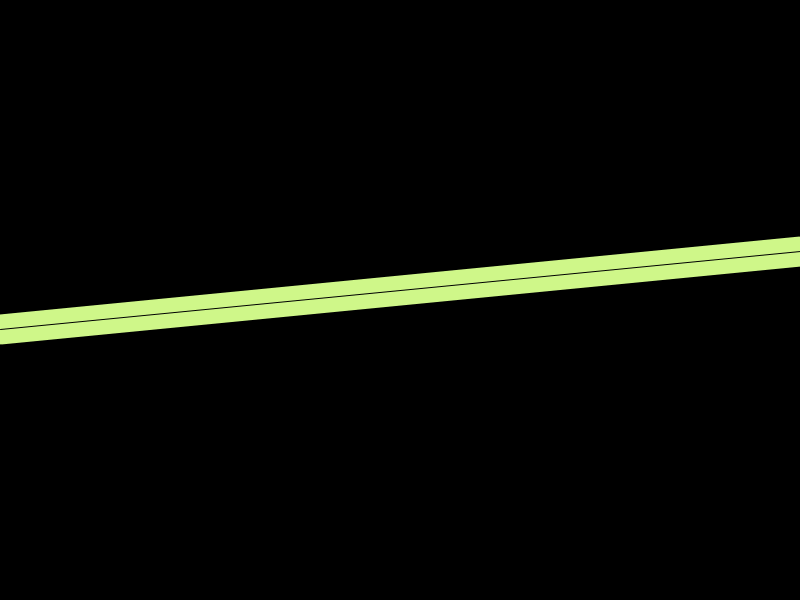
Frame 1 (no input)
Frame 60 (the mouse pressed at the canvas centre just before this capture): identical to frame 1, image omitted
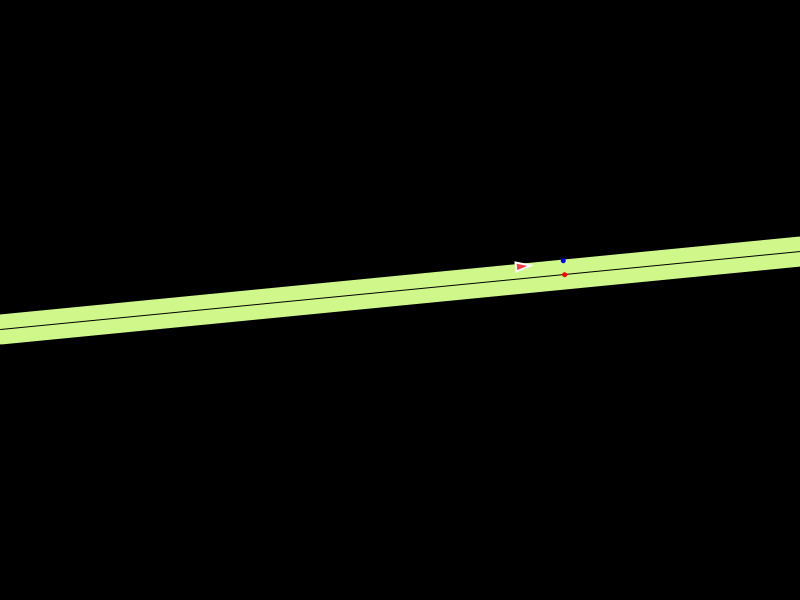
Frame 120 (the mouse held since frame 60 and released just before this capture)

The Processing sketch that drew these frames (run headless with seeded random() and noise(); from frame 60 on, the mouse is pressed at the canvas centre):

// Processing sketch: ejemploRuta
// ── ejemploRuta.pde
ArrayList<Vehicle> vehicles;
Path p;

void setup() {
  size(800, 600);
  vehicles = new ArrayList();
  p = new Path(0, height/2 + random(-100, 100), width, height/2 + random(-100, 100));
  background(0);
}

void draw() {
  background(0);
  p.display();
  for (Vehicle v : vehicles) {
    v.follow(p);
    v.update();
    v.borders();
    v.display();
  }
}

void mousePressed() {
  Vehicle v = new Vehicle(mouseX, mouseY, PVector.random2D(), 3, 0.1);
  vehicles.add(v);
}
// ── Path.pde
class Path {
  PVector start;
  PVector end;
  float radius;
  
  Path(float x1, float y1, float x2, float y2) {
    radius = 15;
    start = new PVector(x1, y1);
    end = new PVector(x2, y2);
  }
  void display() {
    strokeWeight(radius * 2);
    stroke(207, 247, 137);
    line(start.x, start.y, end.x, end.y);
    strokeWeight(1);
    stroke(0);
    line(start.x, start.y, end.x, end.y);
  }
}
// ── Vehicle.pde
class Vehicle {
  PVector pos;
  PVector vel;
  PVector acc;
  float mass = 1;
  float r = 5;
  float maxSpeed;
  float maxForce;
  float lookAhead = 50;
  color c;
  boolean debug = true;
  
  Vehicle(float x, float y, PVector vel, float maxSpeed, float maxForce) {
    pos = new PVector(x, y);
    this.vel = vel;
    acc = new PVector(0, 0);
    this.maxSpeed = maxSpeed;
    this.maxForce = maxForce;
    c = color(random(100, 255), 58, random(0, 255));
  }
  void update() {
    vel.add(acc);
    vel.limit(maxSpeed);
    pos.add(vel);
    acc.mult(0);
  }
  void applyForce(PVector force) {
    PVector f = PVector.div(force, mass);
    acc.add(f);
  }
  void seek(PVector target) {
    PVector desired = PVector.sub(target, pos);
    desired.setMag(maxSpeed);
    PVector steering = PVector.sub(desired, vel);
    steering.limit(maxForce);
    applyForce(steering);
  }
  void display() {
    float ang = vel.heading();
    stroke(255);
    strokeWeight(2);
    fill(c);
    pushMatrix();
    translate(pos.x, pos.y);
    rotate(ang);
    beginShape();
    vertex(r * 3, 0);
    vertex(0, -r);
    vertex(0, r);
    endShape(CLOSE);
    popMatrix();
  }
  void borders() {
    pos.x = (pos.x + width) % width;
    pos.y = (pos.y + height) % height;
  }
  void follow(Path path) {
    PVector predictedPos = getPredictedPos();
    PVector normalPos = getNormalPos(predictedPos, path);
    float distance = PVector.dist(predictedPos, normalPos);
    if (distance > path.radius) {
      seek(normalPos);
    }
    if (debug) {
      noStroke();
      fill(0, 0, 255);
      ellipse(predictedPos.x, predictedPos.y, 5, 5);
      fill(255, 0, 0);
      ellipse(normalPos.x, normalPos.y, 5, 5);
    }
  }
  PVector getPredictedPos() {
    PVector predicted = vel.copy();
    predicted.setMag(lookAhead);
    predicted.add(pos);
    return predicted;
  }
  PVector getNormalPos(PVector pos, Path path) {
    PVector a = PVector.sub(pos, path.start);
    PVector b = PVector.sub(path.end, path.start);
    b.normalize();
    b.mult(a.dot(b));
    b.add(path.start);
    return b;
  }
}
